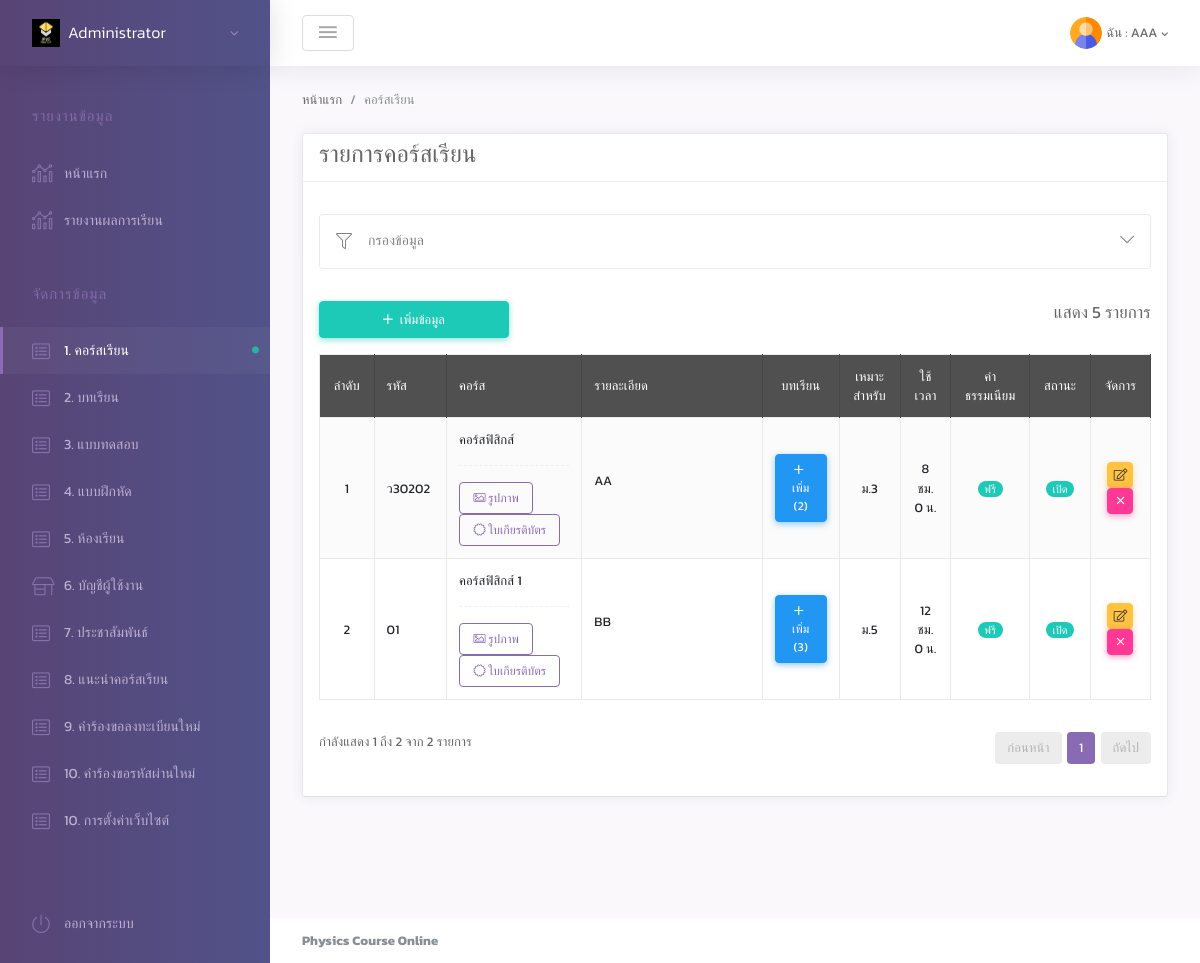
The app's page /php/html/admin/index.php?active=course&course with its own data.
### tables this page shows
CREATE TABLE `course` (
  `cs_id` int(11) NOT NULL,
  `cs_code` varchar(50) NOT NULL,
  `cs_name` varchar(500) NOT NULL,
  `cs_detail` varchar(2000) DEFAULT NULL,
  `k_hour` int(10) DEFAULT NULL,
  `k_minute` int(10) DEFAULT NULL,
  `cs_for` int(11) NOT NULL,
  `cs_img` varchar(1000) DEFAULT NULL,
  `cs_pay_status` int(11) NOT NULL,
  `cs_pay_num` varchar(250) DEFAULT NULL,
  `cs_status` int(11) NOT NULL,
  `cs_cer` varchar(250) DEFAULT NULL,
  `rcm_status` int(11) DEFAULT NULL,
  `save_time` timestamp NOT NULL DEFAULT current_timestamp(),
  `update_time` timestamp NOT NULL DEFAULT current_timestamp() ON UPDATE current_timestamp()
);

### php/html/admin/m1_course/c_logic.inc.php (called while the page is built, shortened)
<?php
$page = isset($_GET['page']) ? max(1, intval($_GET['page'])) : 1;
if (isset($_GET['btn_filter'])) {
    if ($_GET['fd_cs_code'] === '' && $_GET['fd_cs_name'] === '' && $_GET['fd_cs_for'] === '' && $_GET['fd_cs_pay_status'] === '' && $_GET['fd_cs_status'] === '' && $_GET['fd_cs_status'] === '' && $_GET['fd_per_page'] === '') {
        echo '<script type="text/javascript">
                Swal.fire({
                icon: "error",
                title: "ล้มเหลว",
                text: "ต้องเลือกอย่างน้อย 1 รายการ"
                });
            </script>';
        echo "<meta http-equiv=\"refresh\" content=\"2; URL=?course\">";
        exit;
    } else {
        if ($_GET['fd_per_page'] !== '' && $_GET['fd_per_page'] !== 'all') {
            $per_page = intval($_GET['fd_per_page']);
        } else if ($_GET['fd_per_page'] === 'all') {
            $sql_v_all = $conn->prepare("SELECT COUNT(*) FROM course c");
            $sql_v_all->execute();
            $per_page = $sql_v_all->fetchColumn();
        } else {
            $per_page = 5;
        }
        $fd_cs_code = trim($_GET['fd_cs_code']);
        $fd_cs_name = trim($_GET['fd_cs_name']);
        $fd_cs_for = $_GET['fd_cs_for'];
        $fd_cs_pay_status = $_GET['fd_cs_pay_status'];
        $fd_cs_status = $_GET['fd_cs_status'];
        $start_from = ($page - 1) * $per_page;
        $sql_all = "SELECT COUNT(*) FROM course c
                    WHERE 1=1";
        $sql = "SELECT c.* ,(SELECT count(cs_id) FROM course_lesson WHERE cs_id = c.cs_id) AS cl_count
                FROM course c
                WHERE 1=1";
        if ($_GET['fd_cs_code'] !== '') {
            $sql_all .= " AND c.cs_code LIKE :fd_cs_code ";
            $sql .= " AND c.cs_code LIKE :fd_cs_code ";
        }
        if ($_GET['fd_cs_name'] !== '') {
            $sql_all .= " AND c.cs_name LIKE :fd_cs_name ";
            $sql .= " AND c.cs_name LIKE :fd_cs_name ";
        }
        if ($_GET['fd_cs_for'] !== '' && $_GET['fd_cs_for'] !== 'all') {
            $sql_all .= " AND c.cs_for = :fd_cs_for ";
            $sql .= " AND c.cs_for = :fd_cs_for ";
        }
        if ($_GET['fd_cs_pay_status'] !== '' && $_GET['fd_cs_pay_status'] !== 'all') {
            $sql_all .= " AND c.cs_pay_status = :fd_cs_pay_status ";
            $sql .= " AND c.cs_pay_status = :fd_cs_pay_status ";
        }
        if ($_GET['fd_cs_status'] !== '' && $_GET['fd_cs_status'] !== 'all') {
            $sql_all .= " AND c.cs_status = :fd_cs_status ";
            $sql .= " AND c.cs_status = :fd_cs_status ";
        }
        $sql .= " LIMIT :start_from, :per_page ";
        $select_all = $conn->prepare($sql_all);
        $select = $conn->prepare($sql);
        if ($_GET['fd_cs_code'] !== '') {
            $fd_cs_code = '%' . $_GET['fd_cs_code'] . '%';
            $select_all->bindParam(':fd_cs_code', $fd_cs_code, PDO::PARAM_STR);
            $select->bindParam(':fd_cs_code', $fd_cs_code, PDO::PARAM_STR);
        }
        if ($_GET['fd_cs_name'] !== '') {
            $fd_cs_name = '%' . $_GET['fd_cs_name'] . '%';
            $select_all->bindParam(':fd_cs_name', $fd_cs_name, PDO::PARAM_STR);
            $select->bindParam(':fd_cs_name', $fd_cs_name, PDO::PARAM_STR);
        }
        if ($_GET['fd_cs_for'] !== '' && $_GET['fd_cs_for'] !== 'all') {
            $select_all->bindParam(':fd_cs_for', $_GET['fd_cs_for'], PDO::PARAM_INT);
            $select->bindParam(':fd_cs_for', $_GET['fd_cs_for'], PDO::PARAM_INT);
        }
        if ($_GET['fd_cs_pay_status'] !== '' && $_GET['fd_cs_pay_status'] !== 'all') {
            $select_all->bindParam(':fd_cs_pay_status', $_GET['fd_cs_pay_status'], PDO::PARAM_INT);
            $select->bindParam(':fd_cs_pay_status', $_GET['fd_cs_pay_status'], PDO::PARAM_INT);
        }
        if ($_GET['fd_cs_status'] !== '' && $_GET['fd_cs_status'] !== 'all') {
            $select_all->bindParam(':fd_cs_status', $_GET['fd_cs_status'], PDO::PARAM_INT);
            $select->bindParam(':fd_cs_status', $_GET['fd_cs_status'], PDO::PARAM_INT);
        }
        $select->bindParam(':start_from', $start_from, PDO::PARAM_INT);
        $select->bindParam(':per_page', $per_page, PDO::PARAM_INT);
        $select_all->execute();
        $select->execute();
        $total_records = $select_all->fetchColumn();
        $total_pages = ceil($total_records / $per_page);
        if ($_GET['fd_per_page'] === '') {
            $s_per_page = '-- เลือก --';
            $v_per_page = '';
        } else if ($_GET['fd_per_page'] === 'all') {
            $s_per_page = 'ทั้งหมด';
            $v_per_page = 'all';
        }else {
            $s_per_page = $_GET['fd_per_page'];
            $v_per_page = $_GET['fd_per_page'];
        }
        if ($_GET['fd_cs_code'] === '') {
            $v_cs_code = '';
        } else {
            $v_cs_code = $_GET['fd_cs_code'];
        }
        if ($_GET['fd_cs_name'] === '') {
            $v_cs_name = '';
        } else {
            $v_cs_name = $_GET['fd_cs_name'];
        }
        if ($_GET['fd_cs_for'] === '') {
            $s_cs_for = '-- เลือก --';
            $v_cs_for = '';
        } else if ($_GET['fd_cs_for'] === 'all') {
             $s_cs_for = 'ทั้งหมด';
             $v_cs_for = 'all';
        }else {
            $s_cs_for = getGradeText($_GET['fd_cs_for']);
            $v_cs_for = $_GET['fd_cs_for'];
        }
        if ($_GET['fd_cs_pay_status'] === '') {
            $s_cs_pay_status = '-- เลือก --';
            $v_cs_pay_status = '';
        } else if ($_GET['fd_cs_pay_status'] === 'all') {
            $s_cs_pay_status = 'ทั้งหมด';
            $v_cs_pay_status = 'all';
        }else {
            $s_cs_pay_status = getPayStatusText($_GET['fd_cs_pay_status']);
            $v_cs_pay_status = $_GET['fd_cs_pay_status'];
        }
        if ($_GET['fd_cs_status'] === '') {
            $s_cs_status = '-- เลือก --';
            $v_cs_status = '';
        } else if ($_GET['fd_cs_status'] === 'all') {
             $s_cs_status = 'ทั้งหมด';
             $v_cs_status = 'all';
        }else {
            $s_cs_status = getStatusText($_GET['fd_cs_status']);
            $v_cs_status = $_GET['fd_cs_status'];
        }
    }
} else {
    $per_page = 5;
    $start_from = ($page - 1) * $per_page;
    $select = $conn->prepare("SELECT c.* ,(SELECT count(cs_id) FROM course_lesson WHERE cs_id = c.cs_id) AS cl_count
                            FROM course c
                            LIMIT :start_from, :per_page");
    $select->bindParam(':start_from', $start_from, PDO::PARAM_INT);
    $select->bindParam(':per_page', $per_page, PDO::PARAM_INT);
    $select->execute();
}
function getGradeText($grade)
{
    switch ($grade) {
        case 3:
            return 'ม.3';
        case 5:
            return 'ม.5';
    }
}
function getPayStatusText($grade)
{
    switch ($grade) {
        case 0:
            return 'ฟรี';
    }
}
function getStatusText($grade)
{
    switch ($grade) {
        case 1:
            return 'เปิด';
    }
}

### php/html/admin/m1_course/course.php (shortened to what this page needs)
<?php
require_once 'c_logic.inc.php';
require_once 'c_db_del.inc.php';
?>
<ol class="breadcrumb page-breadcrumb">
    <li class="breadcrumb-item">หน้าแรก </li>
    <li class="breadcrumb-item active">คอร์สเรียน </li>
</ol>
<div class="row">
    <div class="col-xl-12">
        <div id="panel-1" class="panel">
            <div class="panel-hdr">
                <h1>รายการคอร์สเรียน</h1>
            </div>
            <div class="panel-container show">
                <div class="panel-content">
                    <div class="row mt-3">
                        <div class="col-sm-12">
                            <?php include 'c_filter_data.inc.php' ?>
                        </div>
                    </div>
                    <div class="row mt-5">
                        <div class="col-sm-12 col-md-3">
                            <button type="button" class="btn btn-success btn-block waves-effect waves-themed" data-toggle="modal" data-target="#add-modal">
                                <span class="fal fa-plus mr-1"></span> เพิ่มข้อมูล
                            </button>
                        </div>
                        <div class="col-sm-12 col-md-9">
                            <h4 class="text-right">แสดง <?= $per_page; ?> รายการ</h4>
                        </div>
                    </div>
                    <div class="row mt-3">
                        <div class="col-sm-12">
                            <table id="dt-basic-example" class="table table-bordered table-striped w-100">
                                <thead class="bg-dark text-white">
                                    <tr>
                                        <th style="width:5%; text-align: center; vertical-align: middle;">ลำดับ</th>
                                        <th style="width:5%; text-align: left; vertical-align: middle;">รหัส</th>
                                        <th style="width:15%; text-align: left; vertical-align: middle;">คอร์ส</th>
                                        <th style="width:20%; text-align: left; vertical-align: middle;">รายละเอียด</th>
                                        <th style="width:7%; text-align: center; vertical-align: middle;">บทเรียน</th>
                                        <th style="width:5%; text-align: center; vertical-align: middle;">เหมาะสำหรับ</th>
                                        <th style="width:5%; text-align: center; vertical-align: middle;">ใช้เวลา</th>
                                        <th style="width:5%; text-align: center; vertical-align: middle;">ค่าธรรมเนียม</th>
                                        <th style="width:5%; text-align: center; vertical-align: middle;">สถานะ</th>
                                        <th style="width:5%; text-align: center; vertical-align: middle;">จัดการ</th>
                                    </tr>
                                </thead>
                                <tbody>
                                    <?php
                                    $i = 1;
                                    while ($row = $select->fetch(PDO::FETCH_ASSOC)) {
                                    ?>
                                        <tr>
                                            <td style="text-align: center; vertical-align: middle;"><?= $i++; ?></td>
                                            <td style="text-align: left; vertical-align: middle;"><?= $row['cs_code']; ?></td>
                                            <td style="text-align: left; vertical-align: middle;">
                                                <?= $row['cs_name']; ?>
                                                <hr>
                                                <button type="button" class="btn btn-sm btn-outline-primary waves-effect waves-themed" data-toggle="modal" data-target="#img-modal<?= $row['cs_id']; ?>"><i class="fal fa-image"></i> รูปภาพ</button>
                                                <button type="button" class="btn btn-sm btn-outline-primary waves-effect waves-themed" data-toggle="modal" data-target="#cer-modal<?= $row['cs_id']; ?>"><i class="fal fa-certificate"></i> ใบเกียรติบัตร</button>
                                            </td>
                                            <td style="text-align: left; vertical-align: middle;"><?= $row['cs_detail']; ?></td>
                                            <td style="text-align: center; vertical-align: middle;">
                                                <a href="?active=course&course_lesson=<?= $row['cs_id']; ?>" class="btn btn-sm btn-info waves-effect waves-themed">
                                                    <span class="fal fa-plus mr-1"></span>
                                                    เพิ่ม (<?= $row['cl_count']; ?>)
                                                    </ฟ>
                                            </td>
                                            <td style="text-align: center; vertical-align: middle;"><?= getGradeText($row['cs_for']); ?></td>
                                            <td style="text-align: center; vertical-align: middle;"><?= $row['k_hour']; ?> ชม. <?= $row['k_minute']; ?> น.</td>
                                            <td style="text-align: center; vertical-align: middle;">
                                                <?php if ($row['cs_pay_status'] == 1) { ?>
                                                    <span class="chip purple lighten-5">
                                                        <span class="badge badge-danger badge-pill"><?= $row['cs_pay_num']; ?> บ.</span>
                                                    </span>
                                                <?php } else { ?>
                                                    <span class="chip purple lighten-5">
                                                        <span class="badge badge-success badge-pill"><?= getPayStatusText($row['cs_pay_status']); ?></span>
                                                    </span>
                                                <?php } ?>
                                            </td>
                                            <td style="text-align: center; vertical-align: middle;">
                                                <?php if ($row['cs_status'] == 0) { ?>
                                                    <span class="badge badge-danger badge-pill"><?= getStatusText($row['cs_status']); ?></span>
                                                    </span>
                                                <?php } else { ?>
                                                    <span class="chip purple lighten-5">
                                                        <span class="badge badge-success badge-pill"><?= getStatusText($row['cs_status']); ?></span>
                                                    </span>
                                                <?php } ?>
                                            </td>
                                            <td style="text-align: center; vertical-align: middle;">
                                                <button type="button" class="btn btn-warning btn-sm btn-icon waves-effect waves-themed" data-toggle="modal" data-target="#edit-modal<?= $row['cs_id']; ?>"><i class="fal fa-edit"></i></button>
                                                <button type="button" class="btn btn-danger btn-sm btn-icon waves-effect waves-themed" data-toggle="modal" data-target="#del-modal<?= $row['cs_id']; ?>"><i class="fal fa-times"></i></button>
                                            </td>
                                        </tr>
                                    <?php } ?>
                                </tbody>
                            </table>
                        </div>
                    </div>
                    <?php include 'c_pagination.inc.php' ?>
                </div>
            </div>
        </div>
    </div>
</div>

### php/html/admin/include/style.css (style rules this page uses)
* { font-family: 'Kanit', sans-serif; box-sizing: border-box; }

### records on screen
course: cs_code "ว30202", cs_name "คอร์สฟิสิกส์", cs_detail "AA", cl_count "2", cs_for "ม.3", k_hour "8", k_minute "0", cs_pay_status "ฟรี", cs_status "เปิด"
course: cs_code "01", cs_name "คอร์สฟิสิกส์ 1", cs_detail "BB", cl_count "3", cs_for "ม.5", k_hour "12", k_minute "0", cs_pay_status "ฟรี", cs_status "เปิด"

### other values on screen
$per_page "5"
min($page * $per_page, $total_records) "2"
$total_records "2"
